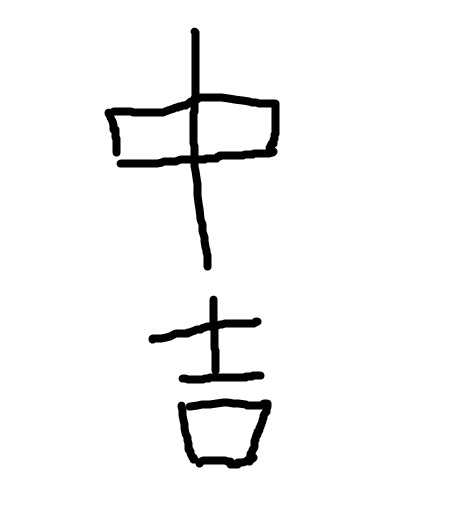
#> input picture 201812_web_video/Video-Stream-master/daikiti/chukiti.jpg, 449 x 524 px, given in place of the camera
$ python meanshift.py
#> lines starting #> are read from the running program, lines starting #| are printed output that depends on the picture
# -*- coding: utf-8 -*-

import numpy as np
import cv2
import time
from timeit import default_timer as timer

if __name__ == '__main__':

    cap = cv2.VideoCapture(0)

    # 追跡する枠の座標とサイズ
    x = 200
    y = 200
    w = 200
    h = 200
    track_window = (x, y, w, h)

    # フレームの取得
    ret,frame = cap.read()
#> frame is the input picture: shape (524, 449, 3); min 0, max 255, mean 244.7
    cv2.waitKey(2)
    # 追跡する枠を決定
    while True:
        ret,frame = cap.read()
        cv2.imshow("org",frame)
        roi = frame[y:y+h, x:x+w]
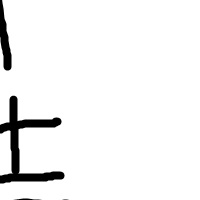
#> roi: shape (200, 200, 3); min 0, max 255, mean 241.9
        cv2.imshow("roi",roi)
        if cv2.waitKey(20)>0:
#> (key q is pressed here)
            cv2.destroyWindow("org")
            break
    # 追跡する枠の内部を切り抜いてHSV変換
    hsv_roi =  cv2.cvtColor(roi, cv2.COLOR_BGR2HSV)
#> hsv_roi: shape (200, 200, 3); mean H, S, V 0, 0, 241.9
    cv2.imshow("hsv",hsv_roi)
    ## マスク画像の生成
    img_mask = cv2.inRange(hsv_roi, np.array((0., 60.,32.)), np.array((180.,255.,255.)))
#> img_mask: shape (200, 200); every value is 0
    ## 正規化するためのヒストグラムの生成
    roi_hist = cv2.calcHist([hsv_roi], [0], img_mask, [180], [0,180])
#> roi_hist = 180 values from 0 to 0
    ## ノルム正規化
    cv2.normalize(roi_hist, roi_hist, 0, 255, cv2.NORM_MINMAX)

    term_crit = ( cv2.TERM_CRITERIA_EPS | cv2.TERM_CRITERIA_COUNT, 10, 1 )

    accum_time = 0
    curr_fps = 0
    fps = "FPS: ??"
    prev_time = timer()
    start_time=prev_time

    while(True):
        ret, frame = cap.read()

        if ret == True:
            # フレームをHSV変換する
            hsv = cv2.cvtColor(frame, cv2.COLOR_BGR2HSV)
#> hsv: shape (524, 449, 3); mean H, S, V 0, 0, 244.7
            # 上で計算したヒストグラムを特徴量として、画像の類似度を求める
            dst = cv2.calcBackProject([hsv],[0],roi_hist,[0,180], 1)
#> dst: shape (524, 449); every value is 0

            # 物体検出する
            #ret, track_window = cv2.meanShift(dst, track_window, term_crit)
            ret, track_window = cv2.CamShift(dst, track_window, term_crit)
#> ret = ((0, 0), (0, 0), 0); track_window = (190, 190, 220, 220)

            # 物体検出で取得した座標を元のフレームで囲う
            x,y,w,h = track_window
#> x = 190; y = 190; w = 220; h = 220
            img_dst = cv2.rectangle(frame, (x,y), (x+w, y+h), 255, 2)
            #cv2.imshow('SHOW MEANSHIFT IMAGE', img_dst)
            curr_time = timer()
            exec_time = curr_time - prev_time
            prev_time = curr_time
            accum_time = accum_time + exec_time
            curr_fps = curr_fps + 1
            if accum_time > 1:
                accum_time = accum_time - 1
                fps = "FPS: " + str(curr_fps)
                curr_fps = 0
            cv2.putText(img_dst, fps, (x+3,y+10), cv2.FONT_HERSHEY_SIMPLEX, 0.35, (0,0,0), 1)
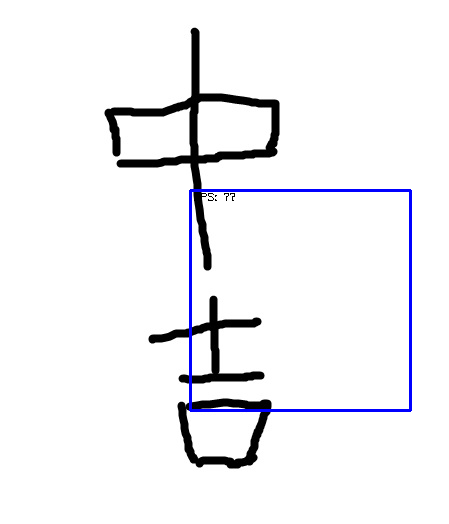
#> img_dst: shape (524, 449, 3); mean B, G, R 244.8, 241.9, 241.9
            #cv2.putText(img_dst, str(dst), (x+3,y+10), cv2.FONT_HERSHEY_SIMPLEX, 0.35, (0,0,0), 1)

            cv2.imshow('SHOW MEANSHIFT IMAGE', img_dst)
            # qを押したら終了。
            k = cv2.waitKey(1)
#> (key q is pressed here)
            if k == ord('q'):
                break
        else:
            break

$ run again, on 201812_web_video/Video-Stream-master/daikiti/daikiti.jpg
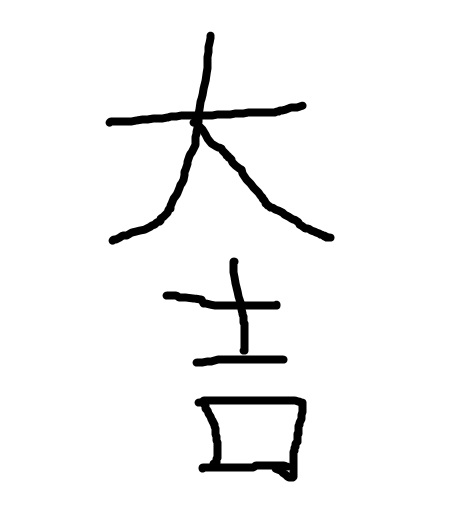
#> input picture 201812_web_video/Video-Stream-master/daikiti/daikiti.jpg, 449 x 524 px, given in place of the camera
#> frame is the input picture: shape (524, 449, 3); min 0, max 255, mean 243.8
#> `roi = frame[y:y+h, x:x+w]`:
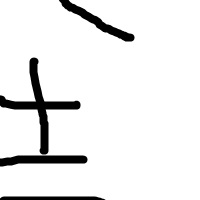
#> roi: shape (200, 200, 3); min 0, max 255, mean 235.3
#> hsv_roi: shape (200, 200, 3); mean H, S, V 0, 0, 235.3
#> img_mask: shape (200, 200); every value is 0
#> roi_hist = 180 values from 0 to 0
#> hsv: shape (524, 449, 3); mean H, S, V 0, 0, 243.8
#> dst: shape (524, 449); every value is 0
#> ret = ((0, 0), (0, 0), 0); track_window = (190, 190, 220, 220)
#> x = 190; w = 220
#> `cv2.putText(img_dst, fps, (x+3,y+10), cv2.FONT_HERSHEY_SIMPLEX, 0.35, ..`:
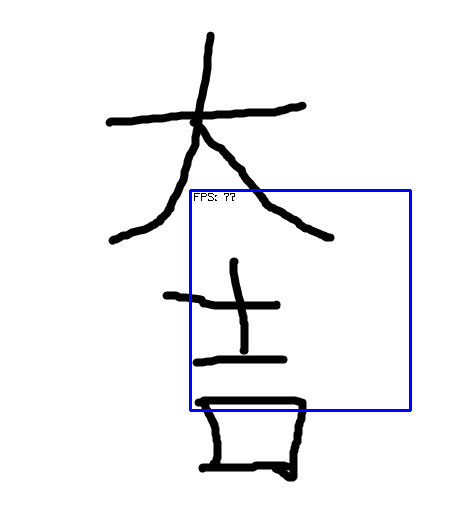
#> img_dst: shape (524, 449, 3); mean B, G, R 243.8, 240.9, 240.9

$ run again, on 201812_web_video/Video-Stream-master/daikiti/daikyo.jpg
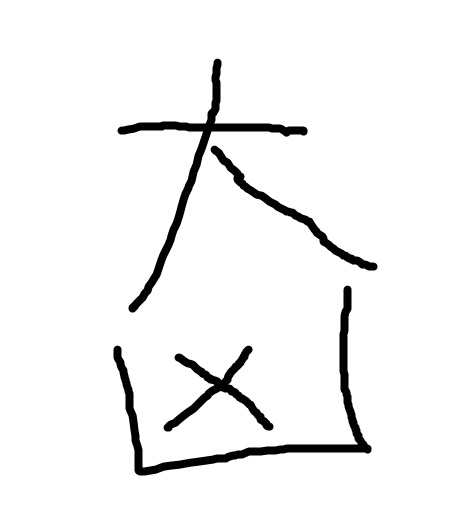
#> input picture 201812_web_video/Video-Stream-master/daikiti/daikyo.jpg, 449 x 524 px, given in place of the camera
#> frame is the input picture: shape (524, 449, 3); min 0, max 255, mean 242.5
#> `roi = frame[y:y+h, x:x+w]`:
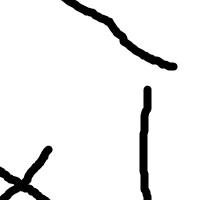
#> roi: shape (200, 200, 3); min 0, max 255, mean 236.1
#> hsv_roi: shape (200, 200, 3); mean H, S, V 0, 0, 236.1
#> img_mask: shape (200, 200); every value is 0
#> roi_hist = 180 values from 0 to 0
#> hsv: shape (524, 449, 3); mean H, S, V 0, 0, 242.5
#> dst: shape (524, 449); every value is 0
#> ret = ((0, 0), (0, 0), 0); track_window = (190, 190, 220, 220)
#> x = 190; w = 220
#> `cv2.putText(img_dst, fps, (x+3,y+10), cv2.FONT_HERSHEY_SIMPLEX, 0.35, ..`:
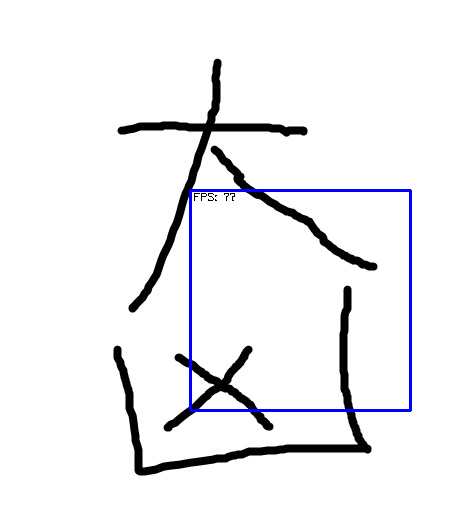
#> img_dst: shape (524, 449, 3); mean B, G, R 242.6, 239.7, 239.7

$ run again, on 201812_web_video/Video-Stream-master/daikiti/kyo.jpg
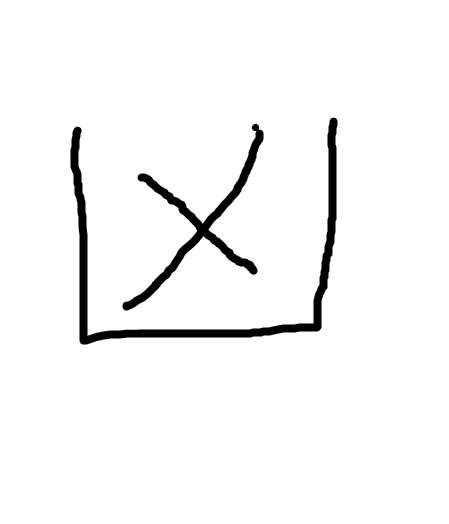
#> input picture 201812_web_video/Video-Stream-master/daikiti/kyo.jpg, 449 x 524 px, given in place of the camera
#> frame is the input picture: shape (524, 449, 3); min 0, max 255, mean 245.9
#> `roi = frame[y:y+h, x:x+w]`:
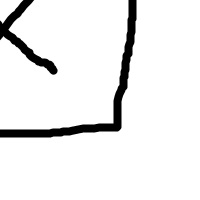
#> roi: shape (200, 200, 3); min 0, max 255, mean 236.5
#> hsv_roi: shape (200, 200, 3); mean H, S, V 0, 0, 236.5
#> img_mask: shape (200, 200); every value is 0
#> roi_hist = 180 values from 0 to 0
#> hsv: shape (524, 449, 3); mean H, S, V 0, 0, 245.9
#> dst: shape (524, 449); every value is 0
#> ret = ((0, 0), (0, 0), 0); track_window = (190, 190, 220, 220)
#> x = 190; w = 220
#> `cv2.putText(img_dst, fps, (x+3,y+10), cv2.FONT_HERSHEY_SIMPLEX, 0.35, ..`:
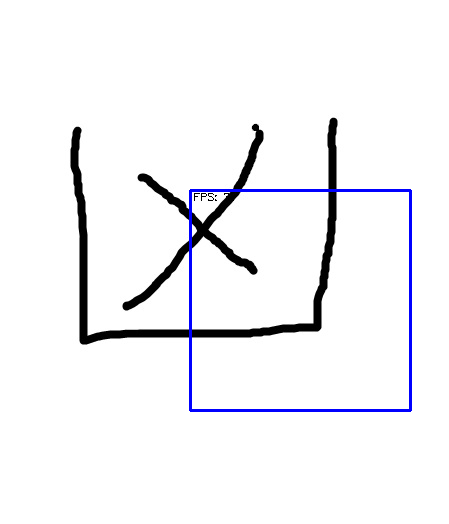
#> img_dst: shape (524, 449, 3); mean B, G, R 246, 243.1, 243.1
